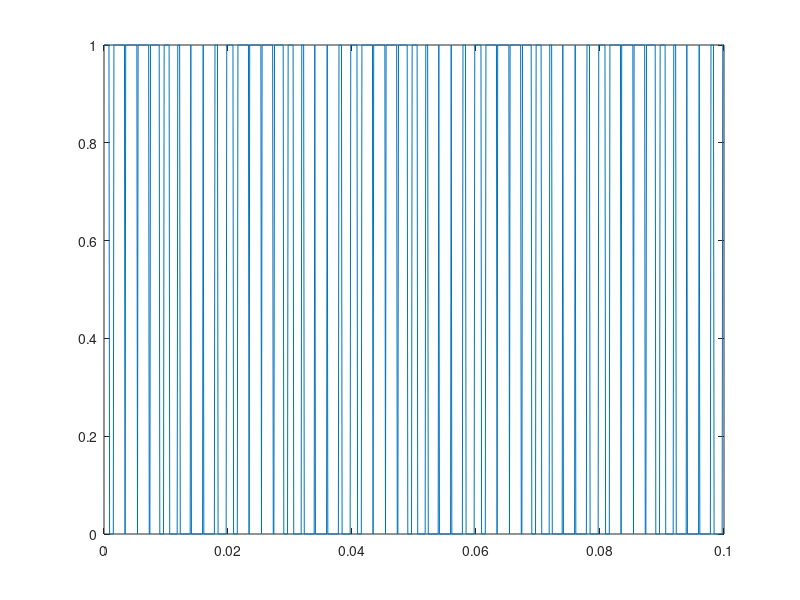

Source code (MATLAB):
clc;
clear;
close all;

% Parameters
fs = 10000;              % Sampling frequency
t = 0:1/fs:0.1;          % Time vector

fm = 50;                 % Message frequency (Hz)
fc = 500;                % Carrier frequency (Hz)

Am = 1;                  % Message amplitude

% Message signal (sine wave)
y = Am * sin(2*pi*fm*t);

carrier = sawtooth(2*pi*fc*t,0.7);
pwm=y>carrier;
figure;
plot(t,pwm);
